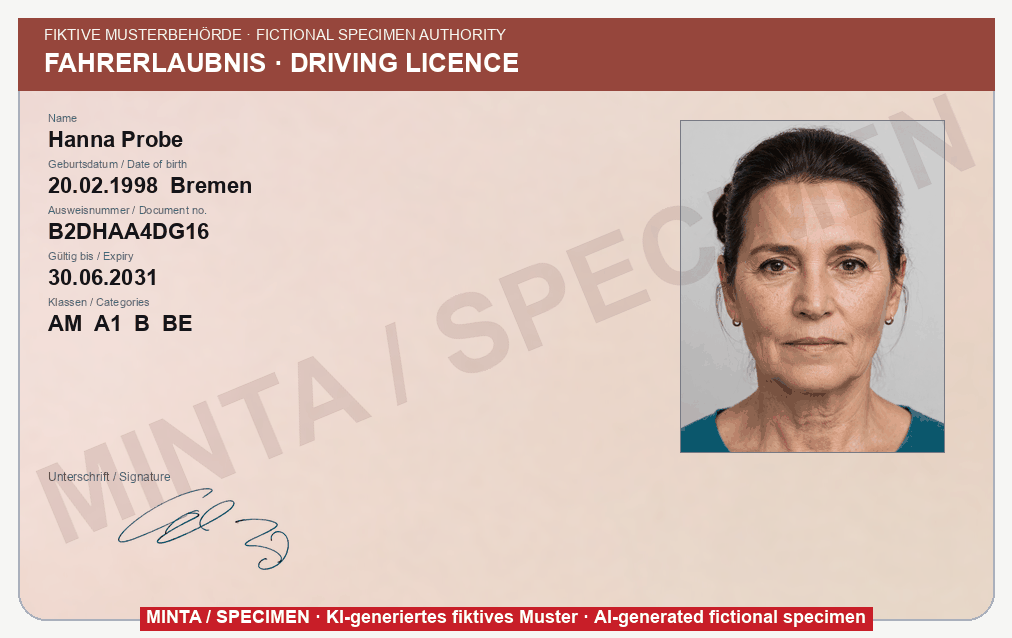
#> input picture eval/fixtures/visual/images/de-driving_licence-front.png, 1012 x 638 px; its folder holds only this picture in this run
$ python -i ocr.py   (imports and definitions only)
#> lines starting #> are read from the running program, lines starting #| are printed output that depends on the picture
### src/pii_guard/visual/captions.py
"""Field captions on documents, and the values printed next to them.

ID cards, passports, licences and forms print each value next to a small caption:
``Családi név / Surname`` above ``FIKTÍV``, ``Date of birth`` above ``19 AUG 1995``,
``Telefon: +36 30 ...`` on one line. A text detector sees the value alone, out of context (a
surname on its own line, a foreign date format, a document number with no checksum), and
often misses it. The caption says what the value is, so this module finds captions in the
OCR words and pairs each with its value:

- **same line**: the words right of the caption, up to the next caption on that line;
- **below**: the nearest line under the caption within its column (from the caption's left
  edge to the next caption to its right), plus lines directly under that one (a value on two
  lines, a name in two scripts), up to the next caption.

Captions come from the language packs (``captions.tsv`` per language, see
:func:`load_captions`), plus a few EU languages that have no pack yet
(:data:`EXTRA_CAPTIONS`). Every caption of every language is searched for, since an image
does not say its language and ID documents are bilingual (``Name / Surname``). Matching
tolerates the OCR errors small caption print causes (``Date of bith``, ``Sumame``): the
caption and the words are compared without accents, case, spaces and punctuation, within an
edit distance that grows with the caption's length; a caption of five characters or fewer
must match exactly.

A caption whose value is not personal data (``Sex``, ``Nationality``, ``Expiry``) is still
recognised, with no entity type: it bounds the columns and stops a neighbouring caption from
claiming its value, but its value is never masked. This is not a layout rule that masks
every word on a card: a word is masked only as the value of a recognised personal-data
caption.

:func:`caption_values` returns the pairs (caption, entity type, value box, value words);
:func:`caption_value_regions` turns them into masking regions for
:func:`~pii_guard.visual.ocr.text_regions`. Neither logs or puts text into a ``repr``.
"""

from __future__ import annotations

import logging
import re
import statistics
import threading
import unicodedata
from collections.abc import Iterable, Sequence
from dataclasses import dataclass, field
from importlib.resources.abc import Traversable
from typing import TYPE_CHECKING

from pii_guard.types import EntityType
from pii_guard.visual.regions import Box, Region

if TYPE_CHECKING:  # ocr.py imports this module
    from pii_guard.visual.ocr import OcrWord

__all__ = [
    "EXTRA_CAPTIONS",
    "SCORE",
    "SOURCE",
    "Caption",
    "CaptionLexicon",
    "CaptionValue",
    "caption_value_regions",
    "caption_values",
    "default_lexicon",
    "load_captions",
    "parse_captions",
]

logger = logging.getLogger(__name__)

#: ``Region.source`` of a caption-paired value (the API reports it as the region's detector).
SOURCE = "captions"
#: Score of a caption-paired value.
SCORE = 0.8

#: Two captions on one line further apart than this many line heights are separate columns
#: (``Nationality    Document no.``); closer ones are one bilingual caption (``Név Name``).
COLUMN_GAP = 1.2
#: With a separator between them (``Lakcím / Address``), two captions this many line heights
#: apart are still one caption.
SEPARATED_CAPTION_GAP = 4.0
#: A value line may start this many caption heights below the caption (or one value height,
#: whichever is larger).
MAX_VALUE_GAP = 2.5
#: A value word may start this many caption heights left of the caption.
LEFT_TOLERANCE = 1.5
#: A further line joins the value when it starts at most this many value heights below it.
CONTINUATION_GAP = 0.6
#: ... and its text height differs from the line above by at most this share (a heading or
#: footer printed under the value is a different size).
CONTINUATION_HEIGHT = 0.3
#: Lines a value may continue onto (an address, a name in two scripts).
MAX_CONTINUATION_LINES = 2
#: Words of one value line further apart than this many line heights are separate values.
VALUE_SPLIT_GAP = 1.5
#: A value box grows by this share of its height on every side (see :func:`_pad`).
VALUE_PADDING = 0.08
#: Captions of more than this many words are not looked for.
MAX_CAPTION_TOKENS = 6


#: EU driving licence field numbers (Directive 2006/126/EC, Annex I): the number printed
#: before each value is its caption, in every language.
LICENCE_FIELDS: dict[str, EntityType | None] = {
    "1": EntityType.PERSON,  # surname
    "2": EntityType.PERSON,  # given names
    "3": EntityType.DATE_OF_BIRTH,  # date and place of birth
    "4a": None,  # date of issue
    "4b": None,  # date of expiry
    "4c": None,  # issuing authority
    "4d": EntityType.ID_DOCUMENT,  # personal number (optional)
    "5": EntityType.ID_DOCUMENT,  # licence number
    "8": EntityType.ADDRESS,  # residence (optional)
    "9": None,  # categories
}
#: Field numbers are captions only on a page where this many different ones start a line.
MIN_NUMBERED_FIELDS = 3
#: What separates the languages of a bilingual caption, as printed or as OCR reads it.
_SEPARATORS = ("/", "|", "!", "\\")
_FIELD_NUMBER_RE = re.compile(r"^(\d[a-d]?)[.,]$")


# --- the lexicon ----------------------------------------------------------------------------


@dataclass(frozen=True, slots=True)
class Caption:
    """One field caption: its text, its language and the type of its value.

    ``entity_type`` is ``None`` for a caption whose value is not personal data (``Sex``,
    ``Expiry``): it is recognised so it can bound its neighbours, and never masked.
    """

    text: str
    entity_type: EntityType | None
    language: str

    @property
    def key(self) -> str:
        return "".join(_tokens(self.text))


#: Captions of EU languages without a language pack, as printed on their ID documents.
#: When a pack for one of them is added, its captions move into the pack's ``captions.tsv``.
EXTRA_CAPTIONS: tuple[Caption, ...] = tuple(
    Caption(text, EntityType(kind) if kind != "-" else None, language)
    for language, rows in {
        "fr": (
            ("Nom", "PERSON"),
            ("Nom d'usage", "PERSON"),
            ("Prénom", "PERSON"),
            ("Prénoms", "PERSON"),
            ("Date de naissance", "DATE_OF_BIRTH"),
            ("Lieu de naissance", "ADDRESS"),
            ("Adresse", "ADDRESS"),
            ("N° du document", "ID_DOCUMENT"),
            ("N° de la carte", "ID_DOCUMENT"),
            ("Sexe", "-"),
            ("Nationalité", "-"),
            ("Date d'expiration", "-"),
            ("Date de délivrance", "-"),
            ("Valable jusqu'au", "-"),
            ("Signature du titulaire", "-"),
        ),
        "it": (
            ("Cognome", "PERSON"),
            ("Nome", "PERSON"),
            ("Luogo e data di nascita", "DATE_OF_BIRTH"),
            ("Data di nascita", "DATE_OF_BIRTH"),
            ("Luogo di nascita", "ADDRESS"),
            ("Indirizzo di residenza", "ADDRESS"),
            ("Codice fiscale", "ID_DOCUMENT"),
            ("Cittadinanza", "-"),
            ("Sesso", "-"),
            ("Scadenza", "-"),
            ("Emissione", "-"),
        ),
        "es": (
            ("Apellidos", "PERSON"),
            ("Nombre", "PERSON"),
            ("Fecha de nacimiento", "DATE_OF_BIRTH"),
            ("Lugar de nacimiento", "ADDRESS"),
            ("Domicilio", "ADDRESS"),
            ("Num soporte", "ID_DOCUMENT"),
            ("DNI", "ID_DOCUMENT"),
            ("Sexo", "-"),
            ("Nacionalidad", "-"),
            ("Validez", "-"),
        ),
        "pl": (
            ("Nazwisko", "PERSON"),
            ("Imiona", "PERSON"),
            ("Nazwisko rodowe", "PERSON"),
            ("Data urodzenia", "DATE_OF_BIRTH"),
            ("Miejsce urodzenia", "ADDRESS"),
            ("Numer PESEL", "ID_DOCUMENT"),
            ("Numer dowodu osobistego", "ID_DOCUMENT"),
            ("Płeć", "-"),
            ("Obywatelstwo", "-"),
            ("Data ważności", "-"),
        ),
        "nl": (
            ("Naam", "PERSON"),
            ("Voornamen", "PERSON"),
            ("Geboortedatum", "DATE_OF_BIRTH"),
            ("Geboorteplaats", "ADDRESS"),
            ("Persoonsnummer", "ID_DOCUMENT"),
            ("Documentnummer", "ID_DOCUMENT"),
            ("Geslacht", "-"),
            ("Nationaliteit", "-"),
            ("Geldig tot", "-"),
            ("Datum van afgifte", "-"),
        ),
    }.items()
    for text, kind in rows
)


# [25 lines left out: function parse_captions, not called in this run]


def load_captions(resource: Traversable, language: str) -> tuple[Caption, ...]:
    """Read a language pack's ``captions.tsv`` (see :func:`parse_captions`)."""
    return parse_captions(resource.read_text(encoding="utf-8"), language)


class CaptionLexicon:
    """A set of captions, indexed for fuzzy matching against OCR tokens."""

    # [20 lines left out: function __init__, not called in this run]

    def __len__(self) -> int:
        return len(self.captions)

    def __repr__(self) -> str:
        return f"CaptionLexicon({len(self.captions)} captions)"

    # [48 lines left out: functions match, _fuzzy_distance, not called in this run]


_lock = threading.Lock()
_default: CaptionLexicon | None = None


# [22 lines left out: functions default_lexicon, _clear_default, not called in this run]


def _register_listener() -> None:
    from pii_guard.languages import on_change

    on_change(_clear_default)


_register_listener()


# --- text normalisation ---------------------------------------------------------------------


# [16 lines left out: function _tokens, not called in this run]


def _confusable(key: str) -> str:
    """Fold glyph pairs OCR confuses in small print (``rn`` read as ``m``)."""
    return key.replace("rn", "m")


# [22 lines left out: functions _tolerance, _distance, not called in this run]


# --- layout ---------------------------------------------------------------------------------


@dataclass(frozen=True, slots=True)
class CaptionValue:
    """A value printed next to a recognised caption.

    - ``caption``: the caption as written in the lexicon (``"Date of birth"``), never the OCR
      text; ``language`` its language.
    - ``entity_type``: the type the caption gives the value; ``None`` for a caption whose
      value is not personal data (``Expiry``), returned only by
      ``caption_values(..., include_non_personal=True)`` and never masked.
    - ``box``: the value's pixel box (one line); ``caption_box``: where the caption is.
    - ``words``: the value's OCR words; ``text`` joins them. ``repr()`` omits both.
    """

    caption: str
    language: str
    entity_type: EntityType | None
    box: Box
    caption_box: Box
    words: tuple[OcrWord, ...] = field(default=())

    @property
    def text(self) -> str:
        return " ".join(word.text for word in self.words)

    # [6 lines left out: function __repr__, not called in this run]


@dataclass(slots=True)
class _Line:
    words: list[OcrWord]
    box: Box

    @property
    def height(self) -> int:
        return self.box.height


@dataclass(slots=True)
class _Group:
    """One caption on the page: one or more matched captions read as one (bilingual) label."""

    captions: list[Caption]
    words: list[OcrWord]
    line: int
    box: Box
    column_end: int = 1 << 30

    @property
    def entity_type(self) -> EntityType | None:
        return next((c.entity_type for c in self.captions if c.entity_type), None)


# [188 lines left out: functions caption_values, caption_value_regions, _pad, _union, _lines, _numbered_fields and 4 more, not called in this run]


def _overlaps_vertically(a: Box, b: Box) -> bool:
    return a.y1 <= b.y2 and b.y1 <= a.y2


# [8 lines left out: function _set_columns, not called in this run]


def _text_height(words: list[OcrWord]) -> float:
    """The median word height: the size of the print, robust to one odd box."""
    return float(statistics.median(w.box.height for w in words))


# [97 lines left out: functions _split, _same_line_value, _value_below, not called in this run]

### src/pii_guard/visual/ocr.py
"""Text in images: OCR word boxes \u2192 text detectors \u2192 word-box regions.

The OCR engine is pluggable (:class:`OcrEngine`). :class:`TesseractOcr` uses Tesseract through
stdin/stdout pipes, without image or text files (install the ``ocr`` extra and the
``tesseract`` binary with the language data you need, e.g. ``hun`` and ``eng``).

The recognised words are joined into one text (single spaces within a line, newlines between
lines), so a text detector sees ``TAJ: 123 456 788`` exactly as on the page, and each detected
span maps back to the words it overlaps. A span that runs over several lines yields one
region per line, so the cover stays tight.

Fail closed (ADR 0006): a missing engine, an OCR failure or a detector failure raises
:class:`~pii_guard.types.DetectionError`.
"""

from __future__ import annotations

import contextvars
import logging
import math
import shutil
import statistics
import time
from collections.abc import Iterator, Sequence
from contextlib import contextmanager
from dataclasses import dataclass, replace
from typing import Protocol, runtime_checkable

from PIL import Image

from pii_guard.types import DetectionError, Detector, PiiGuardError
from pii_guard.visual.captions import (
    SCORE as CAPTION_SCORE,
)
from pii_guard.visual.captions import (
    SOURCE as CAPTION_SOURCE,
)
from pii_guard.visual.captions import (
    CaptionLexicon,
    CaptionValue,
    caption_values,
)
from pii_guard.visual.image import load_image
from pii_guard.visual.mrz import MrzZone, mrz_zones
from pii_guard.visual.ocr_frame import (
    MAX_SKEW,
    MIN_SKEW,
    TINT,
    TINTED_PAGE,
    PageFrame,
    _background,
    _centre_in,
    _clamp,
    _merge_boxes,
    _tinted_share,
    estimate_skew,
    suppress_background,
)
from pii_guard.visual.ocr_transport import image_to_data, image_to_osd
from pii_guard.visual.regions import Box, Region

__all__ = [
    "MAX_SKEW",
    "MIN_SKEW",
    "TINT",
    "TINTED_PAGE",
    "OcrEngine",
    "OcrPage",
    "OcrText",
    "OcrTimeoutError",
    "OcrWord",
    "PageFrame",
    "TesseractOcr",
    "TextFinding",
    "_background",
    "_centre_in",
    "_clamp",
    "_merge_boxes",
    "_tinted_share",
    "check_deadline",
    "deadline",
    "estimate_skew",
    "join_words",
    "ocr_text",
    "suppress_background",
    "tesseract_available",
    "text_regions",
]

logger = logging.getLogger(__name__)


@dataclass(frozen=True, slots=True)
class OcrWord:
    """One recognised word: its text, its box and the line it belongs to.

    ``line`` is any hashable key shared by the words of one text line, in reading order.
    ``repr()`` omits ``text``.
    """

    text: str
    box: Box
    line: tuple[int, ...]

    def __repr__(self) -> str:
        return f"OcrWord(box={self.box!r}, line={self.line!r}, text=<redacted>)"


@runtime_checkable
class OcrEngine(Protocol):
    """Anything that returns the words of an image in reading order."""

    name: str

    def words(self, image: Image.Image) -> list[OcrWord]: ...


class OcrTimeoutError(DetectionError):
    """The image work ran past its deadline (:func:`deadline`): fail closed, 503."""


#: Absolute ``time.monotonic()`` by which the current image work must finish (None: no limit).
_DEADLINE: contextvars.ContextVar[float | None] = contextvars.ContextVar(
    "pii_guard_image_deadline", default=None
)


# [35 lines left out: functions deadline, remaining, check_deadline, tesseract_available, not called in this run]


#: Images are enlarged for OCR until their longer side reaches this many pixels.
DEFAULT_UPSCALE_TO = 2000
#: The most an image (or a tile of small text, :data:`MIN_TEXT_HEIGHT`) is enlarged for OCR.
MAX_UPSCALE = 4.0
#: A text line under this many pixels high, as Tesseract read it, is read again on its own,
#: enlarged to :data:`TARGET_TEXT_HEIGHT`. 11 px screenshot text comes back 8 px high and
#: misread (``123 456 788`` as ``123 458788``); enlarged four times it reads right.
MIN_TEXT_HEIGHT = 12
#: The line height a small-text tile is enlarged to.
TARGET_TEXT_HEIGHT = 40
#: At most this many small-text tiles are read again (more: one tile around all of them).
MAX_TILES = 12
#: The most pixels all the enlarged small-text tiles of one image may have together.
MAX_TILE_PIXELS = 24_000_000
#: A reading whose share of confidently read characters is below this is poor: the image is
#: read again upside down (a quarter turn either way when its words stand upright).
#: Measured on the fictional set (LAB-1210): upright documents read 0.72-1.0, rotated ones
#: 0.03-0.28.
POOR_READING = 0.35
#: Tesseract's page segmentation for the suppressed reading: sparse text. Values on an ID card
#: are scattered blocks between captions, not paragraphs (LAB-1183).
SPARSE_TEXT = "--psm 11"
#: A reading at least this confident is taken as upright without trying another orientation.
#: Between :data:`POOR_READING` and this, Tesseract's orientation detection (OSD) decides
#: whether an upside-down reading is worth a pass: the fictional card upside down reads 0.37,
#: while half of the official specimens read below 0.53 upright.
GOOD_READING = 0.7
#: The upside-down discriminator (LAB-1305) reads the page turned 180 degrees at most this
#: long side (px): enough for confident text, a fraction of a full pass. An upright page
#: reads it as junk, so upright documents skip both the OSD call and the full extra pass;
#: only a competitive upside-down reading proceeds, so turned-document recall is unchanged.
ORIENT_MAX_SIDE = 800
#: Skip the OSD call and the extra pass when the upright reading beats the upside-down one
#: by more than this share. One-sided on purpose: anything competitive proceeds as before.
ORIENT_MARGIN = 0.15
#: Tesseract's own confidence (0-100) for a character to count as confidently read.
CONFIDENT = 60.0


@dataclass(frozen=True, slots=True)
class OcrPage:
    """What an orientation-aware engine read: the words in :attr:`frame` coordinates (the
    image put upright and straight), which is where captions and machine-readable zones are
    found, and the frame that maps their boxes back to the input."""

    words: list[OcrWord]
    frame: PageFrame

    def __repr__(self) -> str:
        return f"OcrPage(words={len(self.words)}, frame={self.frame!r})"

    # [5 lines left out: function source_words, not called in this run]


@dataclass(frozen=True, slots=True)
class _Reading:
    """One Tesseract pass: words in frame coordinates, and how well it read."""

    frame: PageFrame
    words: list[OcrWord]
    confidences: list[float]

    # [20 lines left out: functions confident_chars, share, upright_words, not called in this run]

    @property
    def sideways(self) -> bool:
        return self.upright_words > 0.5

    # [68 lines left out: functions rank, _small_text_tiles, _replace_tile_words, not called in this run]


class TesseractOcr:
    """Tesseract via ``pytesseract``. ``lang`` is Tesseract's language list (``"hun+eng"``).

    ``min_confidence`` drops words Tesseract itself scores below it (0-100); keep it low,
    since a dropped word is a word that can't be masked.

    ``upscale_to``: a smaller image is enlarged (Lanczos, at most :data:`MAX_UPSCALE` times)
    until its longer side has this many pixels before OCR, and the word boxes are mapped
    back. Field captions on ID cards are printed 6-10 px high at card resolution, below what
    Tesseract reads; enlarged, they come back (``Csal\u00e1di n\u00e9v / Surname``), and so do the
    values under them. ``None`` reads the image as it is.

    ``orient`` (LAB-1210, LAB-1305): a page whose words stand upright (text running up or
    down) is read again a quarter turn either way; a page read poorly, upside down; one read
    middlingly, in the orientation Tesseract's OSD suggests \u2014 but only after a downscaled
    upside-down read (:data:`ORIENT_MAX_SIDE`) reads competitively with the upright one.
    An upright page reads upside down as junk, so upright documents skip both the OSD call
    and the full extra pass. The best reading wins, so a wrong guess costs a pass, never the
    upright reading.
    ``deskew``: a page skewed by :data:`MIN_SKEW`-:data:`MAX_SKEW` degrees (estimated from its
    row profile) is straightened before reading. Both read in a :class:`PageFrame` and map the
    boxes back (:meth:`read`). Upright, straight pages cost nothing extra.

    ``suppress`` (LAB-1183): a colour-printed page read poorly (security print: guilloche,
    rainbow print, holograms under 2-4 px strokes) is read once more, in the frame the best
    reading was made in, with the background suppressed (:func:`suppress_background`) and as
    sparse text (:data:`SPARSE_TEXT`). The reading with more confidently read characters
    wins, so coloured ink the suppression whitens never loses the first reading.

    ``small_text``: a line read under :data:`MIN_TEXT_HEIGHT` pixels high is read again on a
    tile enlarged to :data:`TARGET_TEXT_HEIGHT` (a 2560 px screenshot is not enlarged as a
    whole, so its 11 px text would otherwise be misread).
    """

    name = "tesseract"

    # [26 lines left out: functions __init__, scale_for, not called in this run]

    def words(self, image: Image.Image) -> list[OcrWord]:
        """The words of ``image``, their boxes in ``image`` (see :meth:`read`)."""
        return self.read(image).source_words()

    # [227 lines left out: functions read, _upside_down_share, _turns, _osd_turn, _straight, _suppressed and 4 more, not called in this run]


@dataclass(frozen=True, slots=True)
class TextFinding:
    """One masking region found in OCR text, with the text it covers (kept in memory only).

    ``origin`` is ``"detector"`` (a text detector's span), ``"caption"`` (the value next to a
    field caption; ``caption`` says which) or ``"mrz"`` (a machine-readable zone found by its
    layout; ``text`` is its lines, newline-joined) or ``"vault"`` (a value of the vault
    session found on the image, :meth:`~pii_guard.visual.labels.VaultMatcher.find`).
    ``repr()`` omits ``text``.
    """

    region: Region
    text: str
    origin: str
    caption: str | None = None

    # [5 lines left out: function __repr__, not called in this run]


@dataclass(frozen=True, slots=True)
class OcrText:
    """Everything one OCR pass found: the words, the masking findings (in the order
    :func:`text_regions` returns their regions), the MRZ zones, and the values of the
    non-personal captions (``Expiry``), which the document summary reads and nothing masks."""

    words: list[OcrWord]
    findings: list[TextFinding]
    zones: list[MrzZone]
    fields: list[CaptionValue]

    # [129 lines left out: functions __repr__, text_regions, _read_ocr_page, _caption_findings, _detector_findings, ocr_text, not called in this run]


#: The frame of an engine that reads images as they are (``OcrEngine.words`` only).
_NO_FRAME = PageFrame(0.0, (0, 0), (0, 0))


# [24 lines left out: function _to_source, not called in this run]

>>> import cv2
>>> picture = cv2.imread('../../../eval/fixtures/visual/images/de-driving_licence-front.png', cv2.IMREAD_GRAYSCALE)
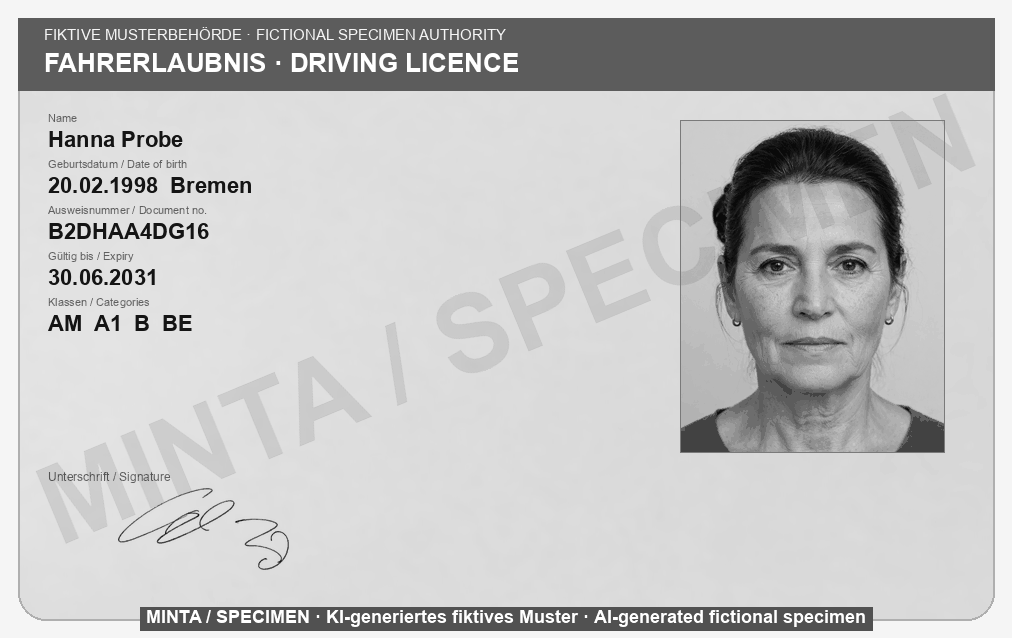
#> picture: shape (638, 1012); min 10, max 255, mean 194.2
>>> result = TesseractOcr().words(picture)
#> (the run stopped early here; a loop or call above may not have finished)
